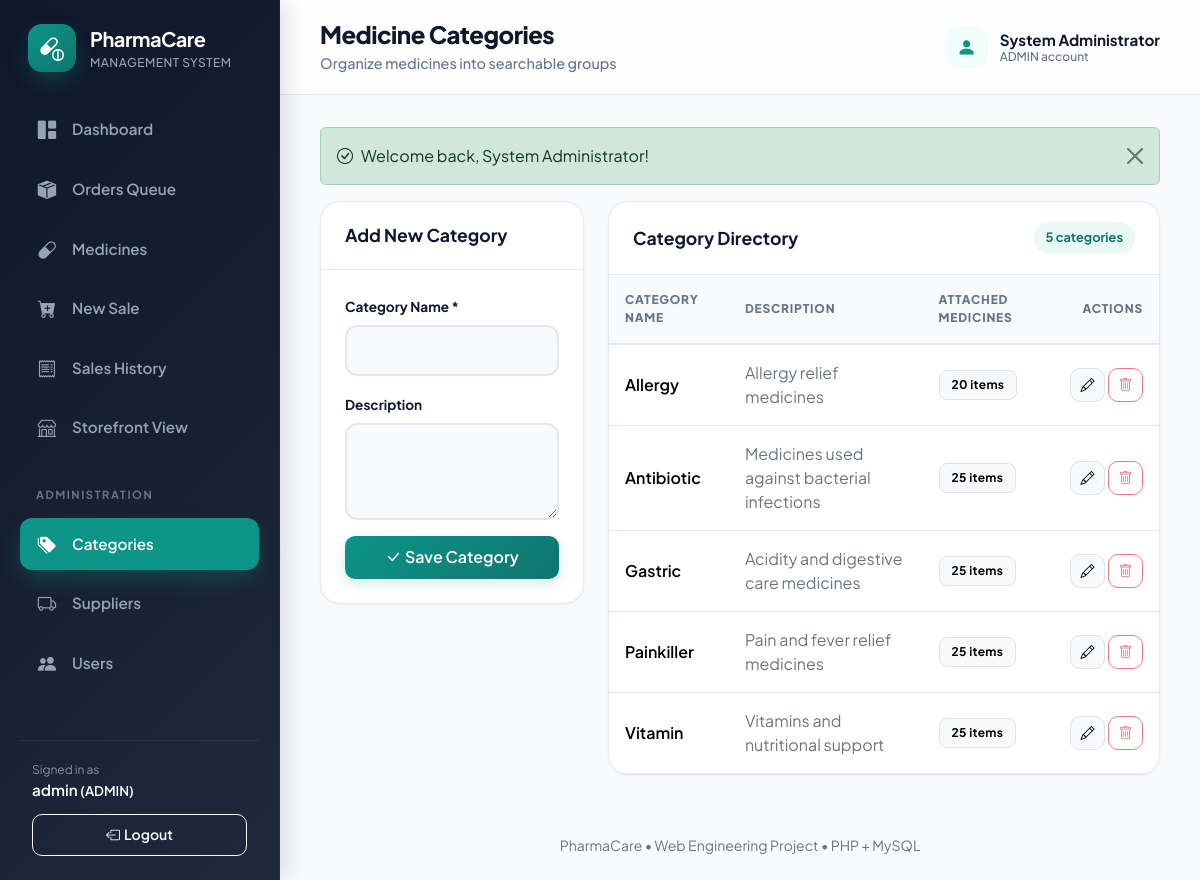
The app's page /index.php?page=categories (signed in) with its own data.
### tables this page shows
CREATE TABLE IF NOT EXISTS app_users (
 id BIGINT UNSIGNED NOT NULL AUTO_INCREMENT PRIMARY KEY,
 full_name VARCHAR(80) NOT NULL,
 username VARCHAR(50) NOT NULL UNIQUE,
 email VARCHAR(120) NULL UNIQUE,
 phone VARCHAR(30) NULL,
 address VARCHAR(255) NULL,
 password VARCHAR(255) NOT NULL,
 role ENUM('ADMIN','STAFF','CUSTOMER') NOT NULL DEFAULT 'CUSTOMER',
 enabled TINYINT(1) NOT NULL DEFAULT 1,
 created_at DATETIME NOT NULL DEFAULT CURRENT_TIMESTAMP
);

CREATE TABLE IF NOT EXISTS categories (
 id BIGINT UNSIGNED NOT NULL AUTO_INCREMENT PRIMARY KEY,
 name VARCHAR(80) NOT NULL UNIQUE,
 description VARCHAR(255) NULL
);

### index.php (called while the page is built, shortened)
<?php
require __DIR__ . '/includes/bootstrap.php';
$page = (string)($_GET['page'] ?? (user() && is_customer() ? 'catalog' : 'dashboard'));
require_login();
require __DIR__ . '/includes/header.php';
match ($page) {
    'catalog' => (new \App\Controllers\CatalogController())->index(),
    'cart' => (new \App\Controllers\CartController())->index(),
    'checkout' => (new \App\Controllers\OrderController())->checkout(),
    'order_confirmation' => (new \App\Controllers\OrderController())->confirmation(),
    'orders' => (new \App\Controllers\OrderController())->index(),
    'order_detail' => (new \App\Controllers\OrderController())->show(),
    'my_orders' => (new \App\Controllers\OrderController())->myOrders(),
    default => include __DIR__ . '/pages/' . $page . '.php'
};
require __DIR__ . '/includes/footer.php';

### includes/bootstrap.php (called while the page is built, shortened)
<?php
$config = require dirname(__DIR__) . '/config.php';
require_once __DIR__ . '/functions.php';
function db(): PDO
{
    static $pdo = null;
    if ($pdo === null) {
        global $config;
        $dsn = 'mysql:host=' . $config['db_host'] . ';port=' . (int)($config['db_port'] ?? 3306) . ';dbname=' . $config['db_name'] . ';charset=utf8mb4';
        try {
            $pdo = new PDO($dsn, (string)$config['db_user'], (string)$config['db_pass'], [
                PDO::ATTR_ERRMODE => PDO::ERRMODE_EXCEPTION,
                PDO::ATTR_DEFAULT_FETCH_MODE => PDO::FETCH_ASSOC,
                PDO::ATTR_EMULATE_PREPARES => false,
            ]);
            $pdo->exec("SET time_zone = '+06:00'");
        } catch (PDOException $e) {
            http_response_code(500);
            die("
            <!doctype html>
            <html lang='en'>
            <head>
                <meta charset='utf-8'>
                <title>Database Connection Issue | PharmaCare</title>
                <style>
                    body { font-family: -apple-system, BlinkMacSystemFont, 'Segoe UI', Roboto, Helvetica, Arial, sans-serif; background: #f8fafc; color: #1e293b; padding: 40px 20px; }
                    .card { max-width: 600px; margin: 0 auto; background: #ffffff; border-radius: 12px; border: 1px solid #e2e8f0; padding: 32px; box-shadow: 0 4px 6px -1px rgba(0,0,0,0.05); }
                    h2 { color: #dc2626; margin-top: 0; font-size: 20px; }
                    .alert { background: #fef2f2; border: 1px solid #fee2e2; color: #991b1b; padding: 12px 16px; border-radius: 8px; font-size: 14px; margin-bottom: 20px; }
                    ul { padding-left: 20px; font-size: 14px; line-height: 1.6; }
                    code { background: #f1f5f9; padding: 2px 6px; border-radius: 4px; font-family: monospace; color: #0f172a; }
                </style>
            </head>
            <body>
                <div class='card'>
                    <h2>Database Connection Failed</h2>
                    <div class='alert'>" . htmlspecialchars($e->getMessage(), ENT_QUOTES, 'UTF-8') . "</div>
                    <p>Please check your <code>config.php</code> credentials:</p>
                    <ul>
                        <li><strong>Host:</strong> <code>" . htmlspecialchars((string)($config['db_host'] ?? ''), ENT_QUOTES, 'UTF-8') . "</code></li>
                        <li><strong>Database:</strong> <code>" . htmlspecialchars((string)($config['db_name'] ?? ''), ENT_QUOTES, 'UTF-8') . "</code></li>
                        <li><strong>User:</strong> <code>" . htmlspecialchars((string)($config['db_user'] ?? ''), ENT_QUOTES, 'UTF-8') . "</code></li>
                    </ul>
                    <p style='font-size: 13px; color: #64748b;'>Make sure your database is created in InfinityFree cPanel and <code>infinityfree_import.sql</code> has been imported.</p>
                </div>
            </body>
            </html>
            ");
        }
    }
    return $pdo;
}

### pages/categories.php (the view, shortened to what this page needs)
<?php
$id = (int)($_GET['edit'] ?? 0);
$edit = $id ? fetch_one('SELECT * FROM categories WHERE id = ?', [$id]) : null;
$categories = fetch_all('SELECT c.*, (SELECT COUNT(*) FROM medicines WHERE category_id = c.id) AS medicines_count FROM categories c ORDER BY c.name');
?>
<div class="row g-4">
    <div class="col-lg-4">
        <div class="card">
            <div class="card-header">
                <strong><?= $edit ? 'Edit Category' : 'Add New Category' ?></strong>
            </div>
            <div class="card-body">
                <form action="actions.php" method="post">
                    <div class="mb-3">
                        <label class="form-label" for="cat_name">Category Name *</label>
                        <input class="form-control" id="cat_name" name="name" value="<?= e($edit['name'] ?? '') ?>" maxlength="80" required>
                    </div>
                    <div class="mb-3">
                        <label for="cat_desc" class="form-label">Description</label>
                        <textarea class="form-control" rows="3" id="cat_desc" name="description" maxlength="255"><?= e($edit['description'] ?? '') ?></textarea>
                    </div>
                    <div class="d-flex gap-2">
                        <button type="submit" class="btn btn-primary flex-grow-1">
                            <i class="bi bi-check-lg me-1"></i>Save Category
                        </button>
                    </div>
                </form>
            </div>
        </div>
    </div>
    <div class="col-lg-8">
        <div class="card">
            <div class="card-header d-flex justify-content-between align-items-center">
                <strong>Category Directory</strong>
                <span class="data-meta"><?= count($categories) ?> categories</span>
            </div>
            <div class="table-responsive">
                <table class="table table-hover">
                    <thead>
                        <tr>
                            <th>Category Name</th>
                            <th>Description</th>
                            <th>Attached Medicines</th>
                            <th class="text-end">Actions</th>
                        </tr>
                    </thead>
                    <tbody>
                        <?php foreach ($categories as $c): ?>
                            <tr>
                                <td class="fw-semibold"><?= e($c['name']) ?></td>
                                <td class="text-secondary"><?= e($c['description'] ?? '—') ?></td>
                                <td>
                                    <span class="badge text-bg-light border"><?= e((string)$c['medicines_count']) ?> items</span>
                                </td>
                                <td class="text-end text-nowrap">
                                    <a href="<?= e(url('categories', ['edit' => $c['id']])) ?>" class="btn btn-sm btn-light border" title="Edit">
                                        <i class="bi bi-pencil"></i>
                                    </a>
                                    <form action="actions.php" method="post" class="d-inline">
                                        <button class="btn btn-sm btn-outline-danger"
                                                title="Delete"
                                                data-confirm="Delete category '<?= e($c['name']) ?>'?"
                                                <?= $c['medicines_count'] ? 'disabled title="Cannot delete: attached to active medicines"' : '' ?>>
                                            <i class="bi bi-trash"></i>
                                        </button>
                                    </form>
                                </td>
                            </tr>
                        <?php endforeach; ?>
                    </tbody>
                </table>
            </div>
        </div>
    </div>
</div>

### includes/header.php (shortened to what this page needs)
<?php
$active = match($page) {
    'medicine_form' => 'medicines',
    'invoice' => 'sales',
    'sale_form' => 'sale_form',
    'order_detail' => (is_customer() ? 'my_orders' : 'orders'),
    default => $page
};
$heading = page_title($page);
$subtitles = [
 'dashboard' => 'Current pharmacy stock and sales overview',
 'orders' => 'Fulfill customer orders, review prescriptions, and manage dispatch queue',
 'order_detail' => 'Review order items, verify doctor prescriptions, and manage status transitions',
 'my_orders' => 'Track your active orders and review previous medication orders',
 'medicines' => 'Search stock, prices, batch and expiry information',
 'medicine_form' => 'Enter medicine, stock, price and expiry details',
 'sale_form' => 'Select medicines and generate an invoice',
 'sales' => 'Review completed sales and print invoices',
 'invoice' => 'Printable receipt for the completed sale',
 'categories' => 'Organize medicines into searchable groups',
 'suppliers' => 'Manage supplier and contact information',
 'users' => 'Create staff accounts and control access',
 'catalog' => 'Browse, search, and order available medicines online',
 'cart' => 'Review selected medicines and adjust quantities',
 'checkout' => 'Provide delivery address and confirm your order',
 'order_confirmation' => 'Order placed successfully and queued for dispensary review',
 'profile' => 'Manage your customer profile and delivery address',
 'register' => 'Create a customer account to order medicines online'
];
if (!user()) {
    $links = [
        ['catalog', 'capsule-pill', 'Browse Medicines', 'catalog'],
    ];
    $brandUrl = url('catalog');
    $brandSubtitle = 'Online Storefront';
} else {
    $pendingOrdersCount = 0;
    try {
        $pendingOrdersCount = (int)scalar("SELECT COUNT(*) FROM orders WHERE order_status IN ('PENDING', 'CONFIRMED')");
    } catch (Throwable $e) {}
    $ordersBadge = $pendingOrdersCount > 0 ? ' (' . $pendingOrdersCount . ')' : '';
    $links = [
        ['dashboard','grid-1x2-fill','Dashboard','dashboard'],
        ['orders','box-seam-fill','Orders Queue' . $ordersBadge,'orders'],
        ['medicines','capsule','Medicines','medicines'],
        ['sale_form','cart-plus-fill','New Sale','sale_form'],
        ['sales','receipt','Sales History','sales'],
        ['catalog','shop','Storefront View','catalog'],
    ];
    if (is_admin()) {
        $links[] = ['section', '', 'Administration', ''];
        $links[] = ['categories', 'tags-fill','Categories','categories'];
        $links[] = ['suppliers','truck','Suppliers','suppliers'];
        $links[] = ['users','people-fill','Users','users'];
    }
    $brandUrl = url('dashboard');
    $brandSubtitle = 'Management System';
}
?>
<!doctype html><html lang="en"><head>
<link href="https://cdn.jsdelivr.net/npm/bootstrap@5.3.3/dist/css/bootstrap.min.css" rel="stylesheet">
<link href="https://cdn.jsdelivr.net/npm/bootstrap-icons@1.11.3/font/bootstrap-icons.min.css" rel="stylesheet">
<link rel="stylesheet" href="assets/css/app.css"></head><body>
<aside class="app-sidebar">
 <a class="brand" href="<?=e($brandUrl)?>"><span class="brand-mark"><i class="bi bi-capsule-pill"></i></span><span><strong>PharmaCare</strong><small><?=e($brandSubtitle)?></small></span></a>
 <nav class="sidebar-nav">
 <?php foreach ($links as [$dest, $icon, $label, $selected]): ?>
 <?php if ($dest === 'section'): ?><div class="nav-section"><?=e($label)?></div>
 <?php else: ?><a class="<?=($active === $selected ? 'active' : '')?>" href="<?=e(url($dest))?>"><i class="bi bi-<?=e($icon)?>"></i><span><?=e($label)?></span></a><?php endif; ?>
 <?php endforeach; ?>
 </nav>
 <?php if (user()): ?>
  <div class="sidebar-footer">
   <div class="small text-white-50">Signed in as</div>
   <div class="fw-semibold text-white text-truncate"><?=e(user()['username'])?> <small>(<?=e(user()['role'])?>)</small></div>
   <form method="post" action="actions.php"><input type="hidden" name="action" value="logout"><?=csrf_field()?><button class="btn btn-sm btn-outline-light w-100" type="submit"><i class="bi bi-box-arrow-left me-1"></i><span>Logout</span></button></form>
  </div>
 <?php endif; ?>
</aside>
<div class="app-main">
 <header class="app-topbar">
  <div class="d-flex align-items-center gap-3">
   <div><h1><?=e($heading)?></h1><p><?=e($subtitles[$page]??'PharmaCare Management System')?></p></div>
  </div>
  <?php if (user()): ?>
   <div class="d-flex align-items-center gap-2">
    <div class="topbar-user"><span class="avatar"><i class="bi bi-person-fill"></i></span><span><strong><?=e(user()['full_name'])?></strong><small><?=e(user()['role'])?> account</small></span></div>
   </div>
  <?php endif; ?>
 </header>
 <main class="content">

### records on screen
app_users: role "MANAGEMENT SYSTEM", username "admin", role "ADMIN", full_name "System Administrator"
categories: name "Allergy", description "Allergy relief medicines", medicines_count "20"
categories: name "Antibiotic", description "Medicines used against bacterial infections", medicines_count "25"
categories: name "Gastric", description "Acidity and digestive care medicines", medicines_count "25"
categories: name "Painkiller", description "Pain and fever relief medicines", medicines_count "25"
categories: name "Vitamin", description "Vitamins and nutritional support", medicines_count "25"

### other values on screen
$label "Dashboard"
$label "Orders Queue"
$label "Medicines"
$label "New Sale"
$label "Sales History"
$label "Storefront View"
$label "ADMINISTRATION"
$label "Categories"
$label "Suppliers"
$label "Users"
$heading "Medicine Categories"
$subtitles[$page] "Organize medicines into searchable groups"
$f['text'] "Welcome back, System Administrator!"
count($categories) "5"
